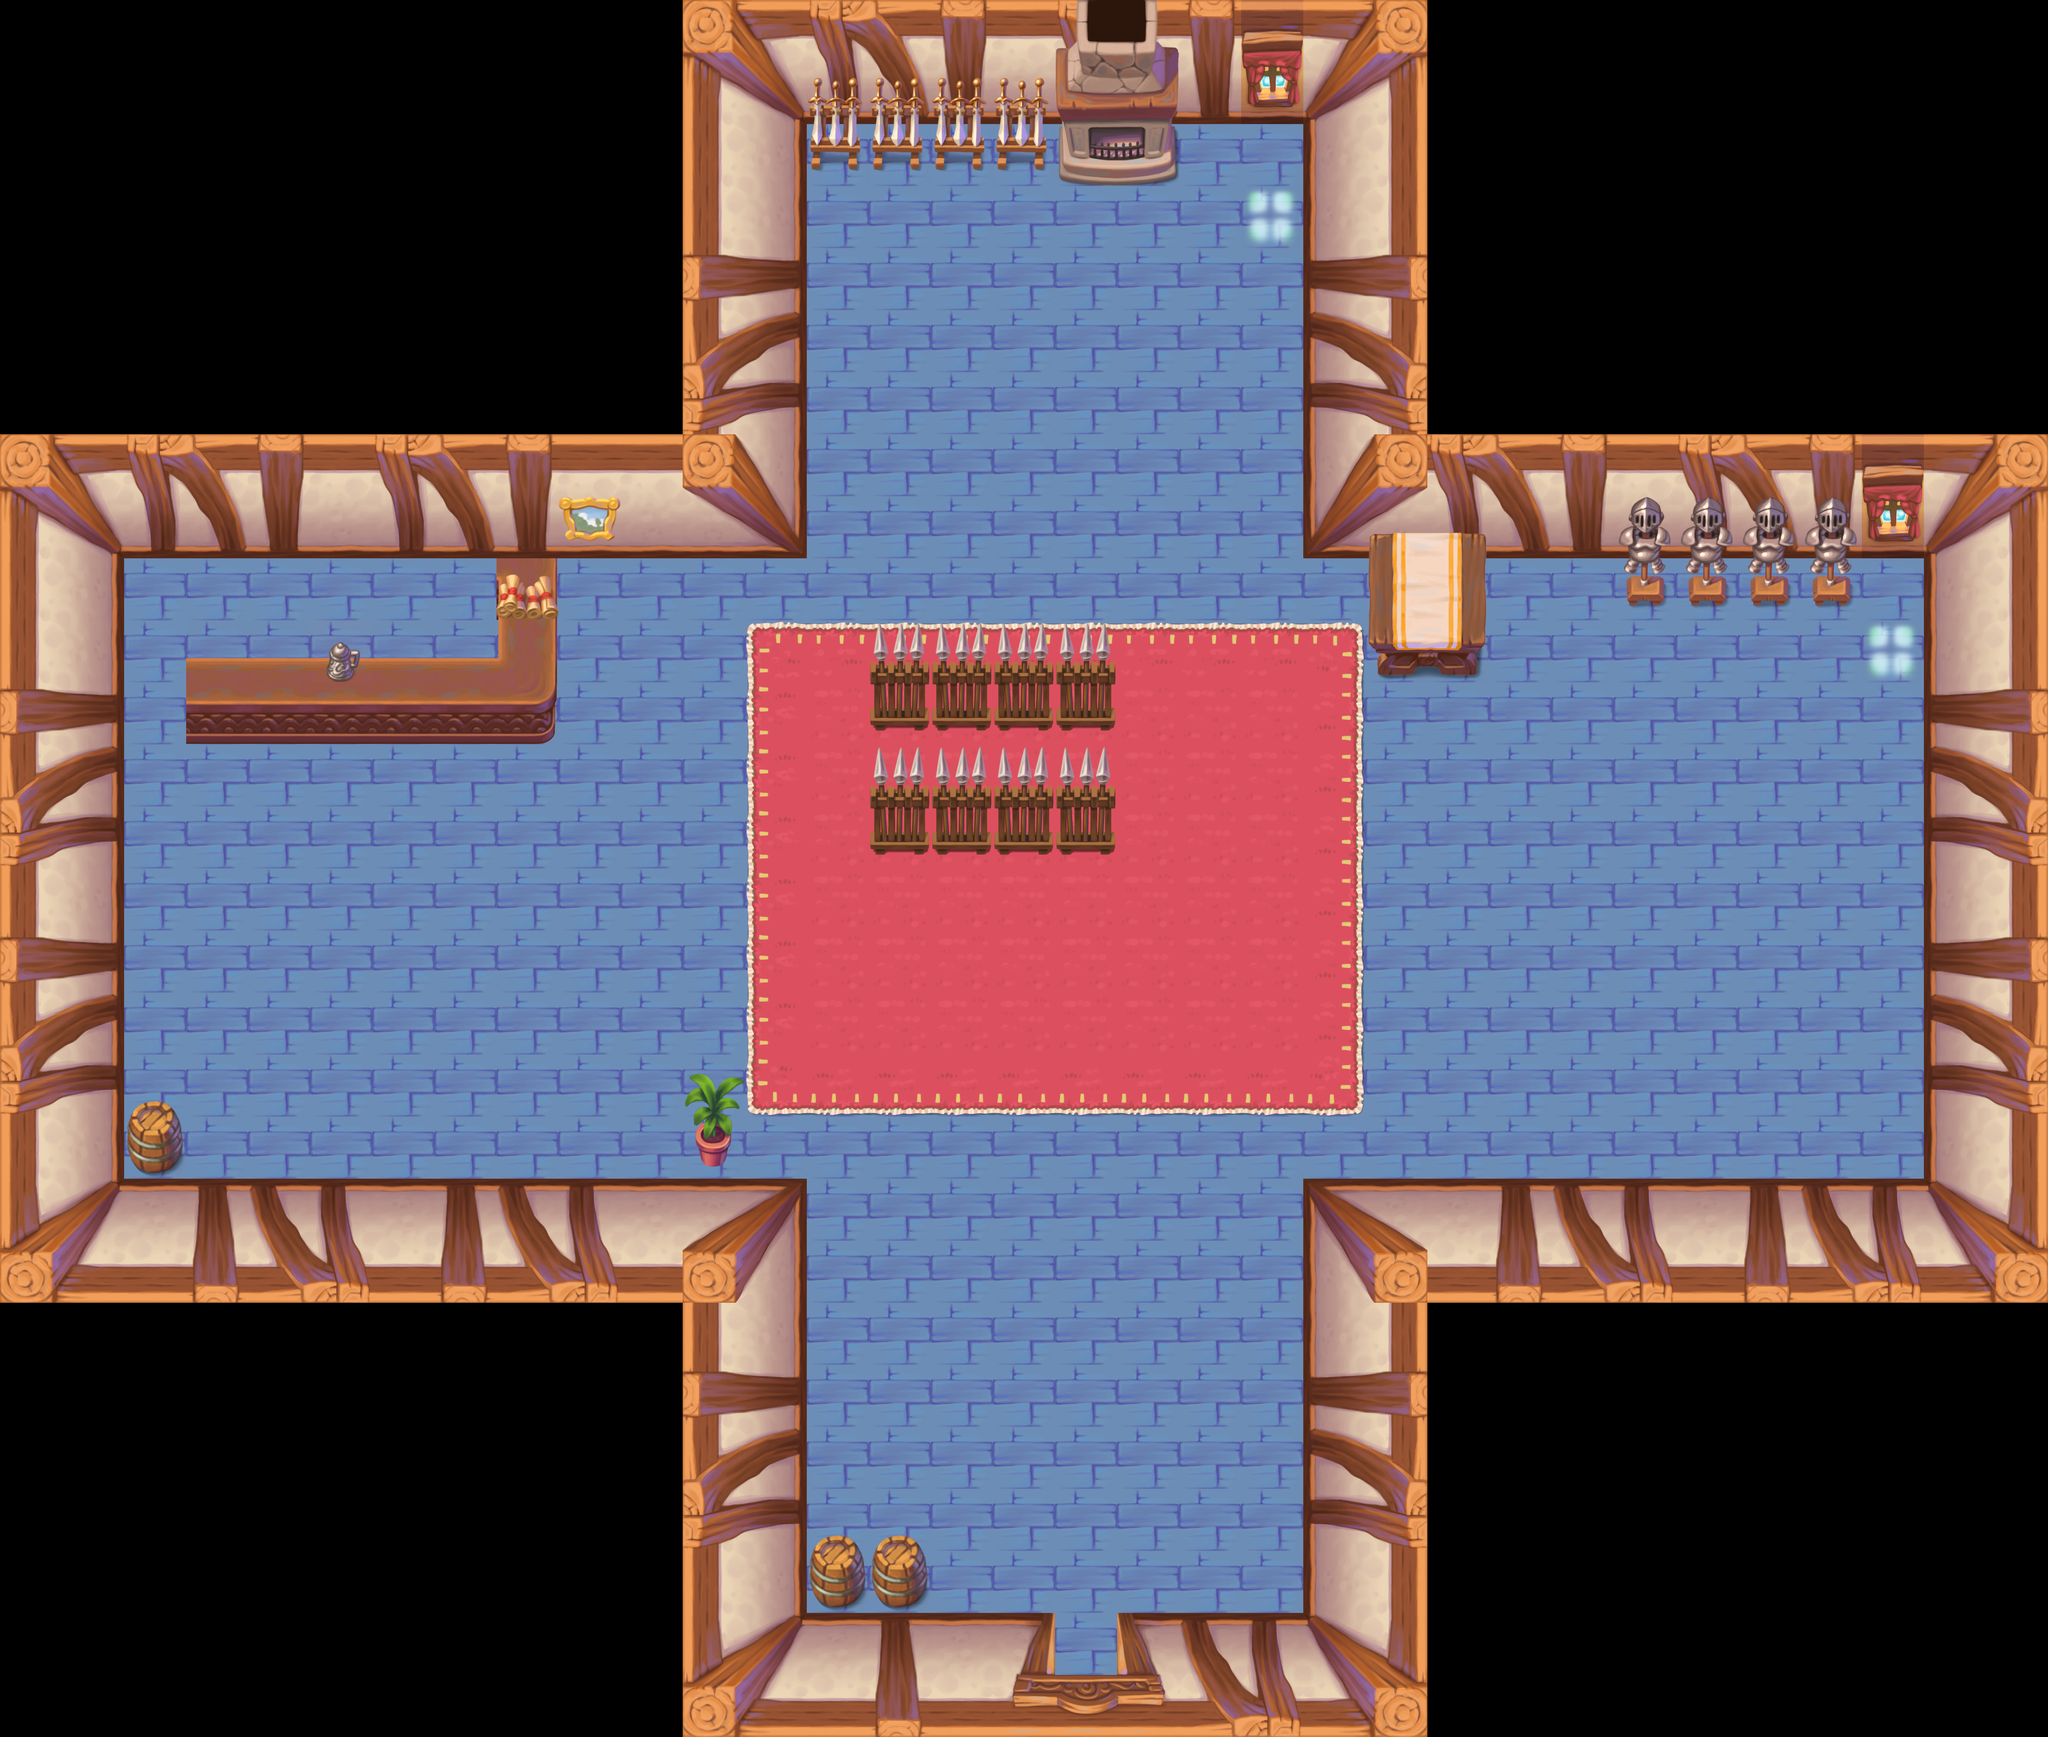

A 2D game scene composited from a Tiled map and its tileset images. What follows is a short description and the map's XML, with each tile layer's data collapsed to a summary:
An orthogonal 33x28 tile map with 128x128 px tiles, 3 tile layers (Boden/Wand, 2 Ebene, Deko), 6 tilesets and 4 objects.

<map version="1.9" tiledversion="1.9.1" orientation="orthogonal" renderorder="right-down" width="33" height="28" tilewidth="128" tileheight="128" infinite="0" nextlayerid="4" nextobjectid="5">
 <tileset firstgid="1" name="Interior 2 Color 2@128x128" tilewidth="128" tileheight="128" tilecount="256" columns="16">
  <image source="graphics/Interior 2 Color 2@128x128.png" width="2048" height="2048" />
 </tileset>
 <tileset firstgid="257" name="Interior 2 Color 3@128x128" tilewidth="128" tileheight="128" tilecount="256" columns="16">
  <image source="graphics/Interior 2 Color 3@128x128.png" width="2048" height="2048" />
 </tileset>
 <tileset firstgid="513" name="Interior 2@128x128" tilewidth="128" tileheight="128" tilecount="256" columns="16">
  <image source="graphics/Interior 2@128x128.png" width="2048" height="2048" />
 </tileset>
 <tileset firstgid="769" name="Interior Color 2@128x128" tilewidth="128" tileheight="128" tilecount="256" columns="16">
  <image source="graphics/Interior Color 2@128x128.png" width="2048" height="2048" />
 </tileset>
 <tileset firstgid="1025" name="Interior Color 3@128x128" tilewidth="128" tileheight="128" tilecount="256" columns="16">
  <image source="graphics/Interior Color 3@128x128.png" width="2048" height="2048" />
 </tileset>
 <tileset firstgid="1281" name="Interior@128x128" tilewidth="128" tileheight="128" tilecount="256" columns="16">
  <image source="graphics/Interior@128x128.png" width="2048" height="2048" />
 </tileset>
 <layer id="1" name="Boden/Wand" width="33" height="28">
  <data>[924 cells, 630 non-empty, 73 distinct tile ids]</data>
 </layer>
 <layer id="2" name="2 Ebene" width="33" height="28">
  <data>[924 cells, 82 non-empty, 33 distinct tile ids]</data>
 </layer>
 <layer id="3" name="Deko" width="33" height="28">
  <data>[924 cells, 20 non-empty, 6 distinct tile ids]</data>
 </layer>
 <objectgroup id="5" name="Eingang" />
 <objectgroup id="4" name="nicht betretbar">
  <object id="1" x="1154" y="1154">
   <polyline points="0,0 -10,364 -764,380 -772,196 -486,192 -450,166 -432,176 -400,192 -396,200 -130,194 -134,-6 -900,-6 -900,1118 -784,1110 -762,1276 264,1274 256,1046 376,1052 374,1278 512,1276 510,2016 750,2010 774,2174 996,2182 952,2402 1254,2404 1224,2184 1534,2174 1532,1280 2810,1276 2812,-6 2684,-8 2676,90 2190,98 2156,-10 1914,-4 1908,246 1672,244 1662,-4 1532,0 1530,-900 1288,-898 1272,-776 1030,-772 1016,-806 510,-800 508,-4 22,0" />
  </object>
  <object id="2" x="1794.67" y="1505.33">
   <polyline points="0,0 514.667,2.66667 506.667,-144 485.333,-228 4,-222.667 -2.66667,-14.8333" />
  </object>
  <object id="3" x="1784" y="1758.67">
   <polyline points="8.66667,10.6667 4,-134.667 24,-221.333 504,-222.667 526.667,-132 522,7.33333" />
  </object>
  <object id="4" x="1808" y="1767">
   <polyline points="0,0 481,-1" />
  </object>
 </objectgroup>
</map>
